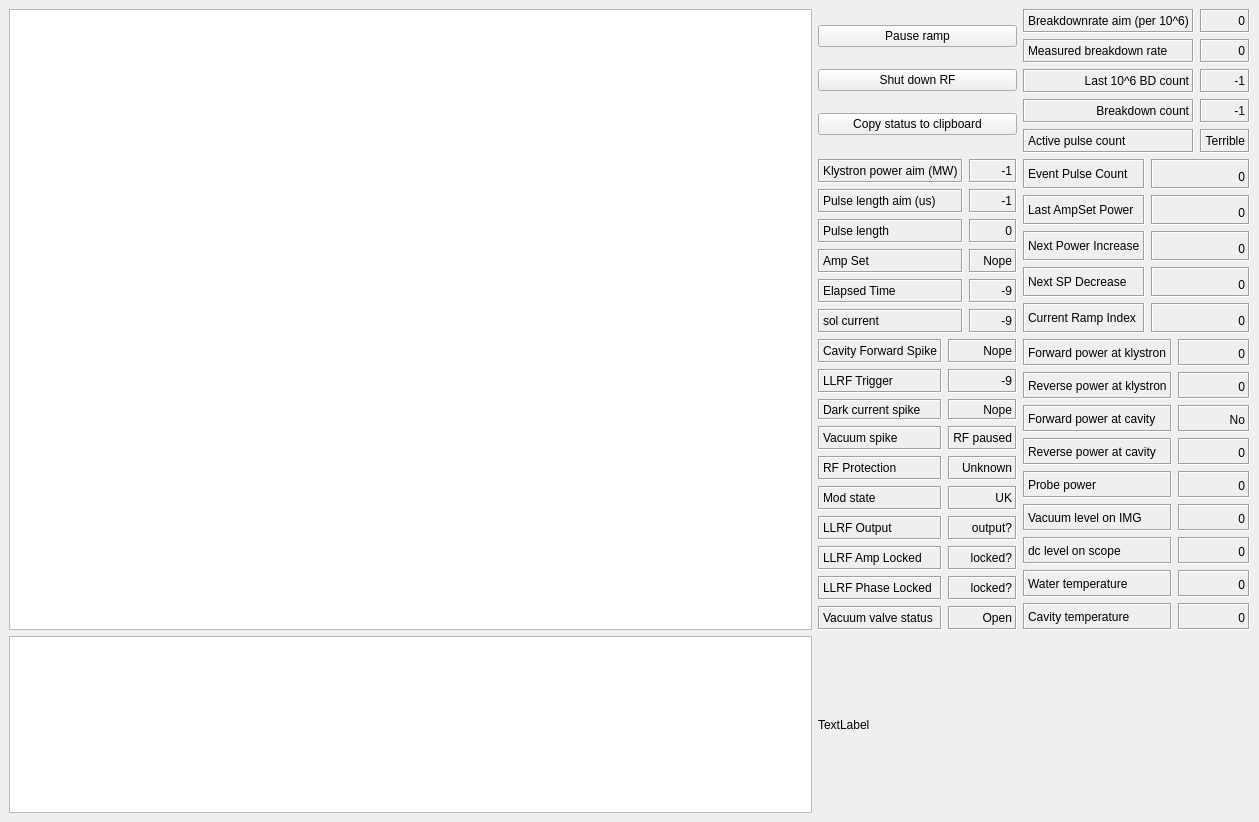
<?xml version="1.0" encoding="UTF-8"?>
<ui version="4.0">
 <class>MainWindow</class>
 <widget class="QMainWindow" name="MainWindow">
  <property name="geometry">
   <rect>
    <x>0</x>
    <y>0</y>
    <width>1259</width>
    <height>822</height>
   </rect>
  </property>
  <property name="windowTitle">
   <string>MainWindow</string>
  </property>
  <widget class="QWidget" name="centralwidget">
   <layout class="QGridLayout" name="gridLayout_7">
    <item row="0" column="0">
     <layout class="QVBoxLayout" name="verticalLayout_2">
      <item>
       <widget class="PlotWidget" name="graphicsView"/>
      </item>
     </layout>
    </item>
    <item row="0" column="1">
     <layout class="QGridLayout" name="gridLayout_6">
      <item row="0" column="0">
       <layout class="QVBoxLayout" name="verticalLayout">
        <item>
         <widget class="QPushButton" name="start_pause_ramp_button">
          <property name="text">
           <string>Pause ramp</string>
          </property>
         </widget>
        </item>
        <item>
         <widget class="QPushButton" name="shutdown_rf_button">
          <property name="text">
           <string>Shut down RF</string>
          </property>
          <property name="checkable">
           <bool>false</bool>
          </property>
         </widget>
        </item>
        <item>
         <widget class="QPushButton" name="copy_to_clipboard_button">
          <property name="toolTip">
           <string>For the log!</string>
          </property>
          <property name="text">
           <string>Copy status to clipboard</string>
          </property>
          <property name="checkable">
           <bool>false</bool>
          </property>
         </widget>
        </item>
       </layout>
      </item>
      <item row="0" column="1">
       <layout class="QGridLayout" name="gridLayout_4">
        <item row="3" column="1">
         <widget class="QLabel" name="breakdown_count_outputwidget">
          <property name="frameShape">
           <enum>QFrame::Box</enum>
          </property>
          <property name="frameShadow">
           <enum>QFrame::Sunken</enum>
          </property>
          <property name="text">
           <string>-1</string>
          </property>
          <property name="alignment">
           <set>Qt::AlignAbsolute|Qt::AlignBottom|Qt::AlignCenter|Qt::AlignHCenter|Qt::AlignHorizontal_Mask|Qt::AlignJustify|Qt::AlignLeading|Qt::AlignLeft|Qt::AlignRight|Qt::AlignTop|Qt::AlignTrailing|Qt::AlignVCenter|Qt::AlignVertical_Mask</set>
          </property>
         </widget>
        </item>
        <item row="3" column="0">
         <widget class="QLabel" name="breakdown_count_label">
          <property name="frameShape">
           <enum>QFrame::Box</enum>
          </property>
          <property name="frameShadow">
           <enum>QFrame::Sunken</enum>
          </property>
          <property name="text">
           <string>Breakdown count</string>
          </property>
          <property name="alignment">
           <set>Qt::AlignAbsolute|Qt::AlignBottom|Qt::AlignCenter|Qt::AlignHCenter|Qt::AlignHorizontal_Mask|Qt::AlignJustify|Qt::AlignLeading|Qt::AlignLeft|Qt::AlignRight|Qt::AlignTop|Qt::AlignTrailing|Qt::AlignVCenter|Qt::AlignVertical_Mask</set>
          </property>
         </widget>
        </item>
        <item row="1" column="0">
         <widget class="QLabel" name="measured_breakdown_rate_label">
          <property name="frameShape">
           <enum>QFrame::Box</enum>
          </property>
          <property name="frameShadow">
           <enum>QFrame::Sunken</enum>
          </property>
          <property name="text">
           <string>Measured breakdown rate</string>
          </property>
          <property name="scaledContents">
           <bool>false</bool>
          </property>
         </widget>
        </item>
        <item row="1" column="1">
         <widget class="QLabel" name="measured_breakdown_rate_outputwidget">
          <property name="frameShape">
           <enum>QFrame::Box</enum>
          </property>
          <property name="frameShadow">
           <enum>QFrame::Sunken</enum>
          </property>
          <property name="text">
           <string>0</string>
          </property>
          <property name="alignment">
           <set>Qt::AlignAbsolute|Qt::AlignBottom|Qt::AlignCenter|Qt::AlignHCenter|Qt::AlignHorizontal_Mask|Qt::AlignJustify|Qt::AlignLeading|Qt::AlignLeft|Qt::AlignRight|Qt::AlignTop|Qt::AlignTrailing|Qt::AlignVCenter|Qt::AlignVertical_Mask</set>
          </property>
         </widget>
        </item>
        <item row="2" column="0">
         <widget class="QLabel" name="last_106_count_label">
          <property name="frameShape">
           <enum>QFrame::Box</enum>
          </property>
          <property name="frameShadow">
           <enum>QFrame::Sunken</enum>
          </property>
          <property name="text">
           <string>Last 10^6 BD count</string>
          </property>
          <property name="alignment">
           <set>Qt::AlignAbsolute|Qt::AlignBottom|Qt::AlignCenter|Qt::AlignHCenter|Qt::AlignHorizontal_Mask|Qt::AlignJustify|Qt::AlignLeading|Qt::AlignLeft|Qt::AlignRight|Qt::AlignTop|Qt::AlignTrailing|Qt::AlignVCenter|Qt::AlignVertical_Mask</set>
          </property>
         </widget>
        </item>
        <item row="2" column="1">
         <widget class="QLabel" name="last_106_count_outputwidget">
          <property name="frameShape">
           <enum>QFrame::Box</enum>
          </property>
          <property name="frameShadow">
           <enum>QFrame::Sunken</enum>
          </property>
          <property name="text">
           <string>-1</string>
          </property>
          <property name="alignment">
           <set>Qt::AlignAbsolute|Qt::AlignBottom|Qt::AlignCenter|Qt::AlignHCenter|Qt::AlignHorizontal_Mask|Qt::AlignJustify|Qt::AlignLeading|Qt::AlignLeft|Qt::AlignRight|Qt::AlignTop|Qt::AlignTrailing|Qt::AlignVCenter|Qt::AlignVertical_Mask</set>
          </property>
         </widget>
        </item>
        <item row="4" column="0">
         <widget class="QLabel" name="pulse_count_label">
          <property name="font">
           <font>
            <weight>50</weight>
            <italic>false</italic>
            <bold>false</bold>
            <underline>false</underline>
           </font>
          </property>
          <property name="frameShape">
           <enum>QFrame::Box</enum>
          </property>
          <property name="frameShadow">
           <enum>QFrame::Sunken</enum>
          </property>
          <property name="text">
           <string>Active pulse count</string>
          </property>
          <property name="scaledContents">
           <bool>false</bool>
          </property>
         </widget>
        </item>
        <item row="4" column="1">
         <widget class="QLabel" name="pulse_count_outputwidget">
          <property name="frameShape">
           <enum>QFrame::Box</enum>
          </property>
          <property name="frameShadow">
           <enum>QFrame::Sunken</enum>
          </property>
          <property name="text">
           <string>Terrible</string>
          </property>
          <property name="alignment">
           <set>Qt::AlignAbsolute|Qt::AlignBottom|Qt::AlignCenter|Qt::AlignHCenter|Qt::AlignHorizontal_Mask|Qt::AlignJustify|Qt::AlignLeading|Qt::AlignLeft|Qt::AlignRight|Qt::AlignTop|Qt::AlignTrailing|Qt::AlignVCenter|Qt::AlignVertical_Mask</set>
          </property>
         </widget>
        </item>
        <item row="0" column="0">
         <widget class="QLabel" name="breakdown_rate_limit_label">
          <property name="font">
           <font>
            <weight>50</weight>
            <italic>false</italic>
            <bold>false</bold>
            <underline>false</underline>
           </font>
          </property>
          <property name="frameShape">
           <enum>QFrame::Box</enum>
          </property>
          <property name="frameShadow">
           <enum>QFrame::Sunken</enum>
          </property>
          <property name="text">
           <string>Breakdownrate aim (per 10^6)</string>
          </property>
          <property name="scaledContents">
           <bool>false</bool>
          </property>
         </widget>
        </item>
        <item row="0" column="1">
         <widget class="QLabel" name="breakdown_rate_limit_outputwidget">
          <property name="frameShape">
           <enum>QFrame::Box</enum>
          </property>
          <property name="frameShadow">
           <enum>QFrame::Sunken</enum>
          </property>
          <property name="text">
           <string>0</string>
          </property>
          <property name="alignment">
           <set>Qt::AlignAbsolute|Qt::AlignBottom|Qt::AlignCenter|Qt::AlignHCenter|Qt::AlignHorizontal_Mask|Qt::AlignJustify|Qt::AlignLeading|Qt::AlignLeft|Qt::AlignRight|Qt::AlignTop|Qt::AlignTrailing|Qt::AlignVCenter|Qt::AlignVertical_Mask</set>
          </property>
         </widget>
        </item>
       </layout>
      </item>
      <item row="1" column="0">
       <layout class="QGridLayout" name="gridLayout">
        <item row="3" column="1">
         <widget class="QLabel" name="amp_set_outputwidget">
          <property name="frameShape">
           <enum>QFrame::Box</enum>
          </property>
          <property name="frameShadow">
           <enum>QFrame::Sunken</enum>
          </property>
          <property name="text">
           <string>Nope</string>
          </property>
          <property name="scaledContents">
           <bool>false</bool>
          </property>
          <property name="alignment">
           <set>Qt::AlignBottom|Qt::AlignRight|Qt::AlignTrailing</set>
          </property>
          <property name="indent">
           <number>-1</number>
          </property>
         </widget>
        </item>
        <item row="1" column="0">
         <widget class="QLabel" name="pulse_length_aim_label">
          <property name="frameShape">
           <enum>QFrame::Box</enum>
          </property>
          <property name="frameShadow">
           <enum>QFrame::Sunken</enum>
          </property>
          <property name="text">
           <string>Pulse length aim (us)</string>
          </property>
         </widget>
        </item>
        <item row="3" column="0">
         <widget class="QLabel" name="amp_set_label">
          <property name="frameShape">
           <enum>QFrame::Box</enum>
          </property>
          <property name="frameShadow">
           <enum>QFrame::Sunken</enum>
          </property>
          <property name="text">
           <string>Amp Set</string>
          </property>
         </widget>
        </item>
        <item row="0" column="1">
         <widget class="QLabel" name="power_aim_outputwidget">
          <property name="frameShape">
           <enum>QFrame::Box</enum>
          </property>
          <property name="frameShadow">
           <enum>QFrame::Sunken</enum>
          </property>
          <property name="text">
           <string>-1</string>
          </property>
          <property name="alignment">
           <set>Qt::AlignAbsolute|Qt::AlignBottom|Qt::AlignCenter|Qt::AlignHCenter|Qt::AlignHorizontal_Mask|Qt::AlignJustify|Qt::AlignLeading|Qt::AlignLeft|Qt::AlignRight|Qt::AlignTop|Qt::AlignTrailing|Qt::AlignVCenter|Qt::AlignVertical_Mask</set>
          </property>
         </widget>
        </item>
        <item row="1" column="1">
         <widget class="QLabel" name="pulse_length_aim_outputwidget">
          <property name="frameShape">
           <enum>QFrame::Box</enum>
          </property>
          <property name="frameShadow">
           <enum>QFrame::Sunken</enum>
          </property>
          <property name="text">
           <string>-1</string>
          </property>
          <property name="alignment">
           <set>Qt::AlignAbsolute|Qt::AlignBottom|Qt::AlignCenter|Qt::AlignHCenter|Qt::AlignHorizontal_Mask|Qt::AlignJustify|Qt::AlignLeading|Qt::AlignLeft|Qt::AlignRight|Qt::AlignTop|Qt::AlignTrailing|Qt::AlignVCenter|Qt::AlignVertical_Mask</set>
          </property>
         </widget>
        </item>
        <item row="0" column="0">
         <widget class="QLabel" name="power_aim_label">
          <property name="frameShape">
           <enum>QFrame::Box</enum>
          </property>
          <property name="frameShadow">
           <enum>QFrame::Sunken</enum>
          </property>
          <property name="text">
           <string>Klystron power aim (MW)</string>
          </property>
         </widget>
        </item>
        <item row="2" column="1">
         <widget class="QLabel" name="pulse_length_outputwidget">
          <property name="frameShape">
           <enum>QFrame::Box</enum>
          </property>
          <property name="frameShadow">
           <enum>QFrame::Sunken</enum>
          </property>
          <property name="text">
           <string>0</string>
          </property>
          <property name="scaledContents">
           <bool>false</bool>
          </property>
          <property name="alignment">
           <set>Qt::AlignBottom|Qt::AlignRight|Qt::AlignTrailing</set>
          </property>
          <property name="indent">
           <number>-1</number>
          </property>
         </widget>
        </item>
        <item row="2" column="0">
         <widget class="QLabel" name="pulse_length_label">
          <property name="frameShape">
           <enum>QFrame::Box</enum>
          </property>
          <property name="frameShadow">
           <enum>QFrame::Sunken</enum>
          </property>
          <property name="text">
           <string>Pulse length</string>
          </property>
          <property name="scaledContents">
           <bool>false</bool>
          </property>
         </widget>
        </item>
        <item row="4" column="0">
         <widget class="QLabel" name="elapse_time_label">
          <property name="frameShape">
           <enum>QFrame::Box</enum>
          </property>
          <property name="frameShadow">
           <enum>QFrame::Sunken</enum>
          </property>
          <property name="text">
           <string>Elapsed Time</string>
          </property>
          <property name="scaledContents">
           <bool>false</bool>
          </property>
         </widget>
        </item>
        <item row="4" column="1">
         <widget class="QLabel" name="elapsed_time_outputwidget">
          <property name="frameShape">
           <enum>QFrame::Box</enum>
          </property>
          <property name="frameShadow">
           <enum>QFrame::Sunken</enum>
          </property>
          <property name="text">
           <string>-9</string>
          </property>
          <property name="alignment">
           <set>Qt::AlignAbsolute|Qt::AlignBottom|Qt::AlignCenter|Qt::AlignHCenter|Qt::AlignHorizontal_Mask|Qt::AlignJustify|Qt::AlignLeading|Qt::AlignLeft|Qt::AlignRight|Qt::AlignTop|Qt::AlignTrailing|Qt::AlignVCenter|Qt::AlignVertical_Mask</set>
          </property>
         </widget>
        </item>
        <item row="5" column="0">
         <widget class="QLabel" name="power_aim_label_2">
          <property name="frameShape">
           <enum>QFrame::Box</enum>
          </property>
          <property name="frameShadow">
           <enum>QFrame::Sunken</enum>
          </property>
          <property name="text">
           <string>sol current</string>
          </property>
         </widget>
        </item>
        <item row="5" column="1">
         <widget class="QLabel" name="sol_outputwidget">
          <property name="frameShape">
           <enum>QFrame::Box</enum>
          </property>
          <property name="frameShadow">
           <enum>QFrame::Sunken</enum>
          </property>
          <property name="text">
           <string>-9</string>
          </property>
          <property name="alignment">
           <set>Qt::AlignAbsolute|Qt::AlignBottom|Qt::AlignCenter|Qt::AlignHCenter|Qt::AlignHorizontal_Mask|Qt::AlignJustify|Qt::AlignLeading|Qt::AlignLeft|Qt::AlignRight|Qt::AlignTop|Qt::AlignTrailing|Qt::AlignVCenter|Qt::AlignVertical_Mask</set>
          </property>
         </widget>
        </item>
       </layout>
      </item>
      <item row="1" column="1">
       <layout class="QGridLayout" name="gridLayout_5">
        <item row="5" column="1">
         <widget class="QLabel" name="current_index_outputwidget">
          <property name="frameShape">
           <enum>QFrame::Box</enum>
          </property>
          <property name="frameShadow">
           <enum>QFrame::Sunken</enum>
          </property>
          <property name="text">
           <string>0</string>
          </property>
          <property name="scaledContents">
           <bool>false</bool>
          </property>
          <property name="alignment">
           <set>Qt::AlignBottom|Qt::AlignRight|Qt::AlignTrailing</set>
          </property>
          <property name="indent">
           <number>-1</number>
          </property>
         </widget>
        </item>
        <item row="5" column="0">
         <widget class="QLabel" name="next_power_increase_2">
          <property name="frameShape">
           <enum>QFrame::Box</enum>
          </property>
          <property name="frameShadow">
           <enum>QFrame::Sunken</enum>
          </property>
          <property name="text">
           <string>Current Ramp Index</string>
          </property>
          <property name="scaledContents">
           <bool>false</bool>
          </property>
         </widget>
        </item>
        <item row="3" column="1">
         <widget class="QLabel" name="next_power_increase_outputwidget">
          <property name="frameShape">
           <enum>QFrame::Box</enum>
          </property>
          <property name="frameShadow">
           <enum>QFrame::Sunken</enum>
          </property>
          <property name="text">
           <string>0</string>
          </property>
          <property name="scaledContents">
           <bool>false</bool>
          </property>
          <property name="alignment">
           <set>Qt::AlignBottom|Qt::AlignRight|Qt::AlignTrailing</set>
          </property>
          <property name="indent">
           <number>-1</number>
          </property>
         </widget>
        </item>
        <item row="4" column="0">
         <widget class="QLabel" name="next_sp_decrease">
          <property name="frameShape">
           <enum>QFrame::Box</enum>
          </property>
          <property name="frameShadow">
           <enum>QFrame::Sunken</enum>
          </property>
          <property name="text">
           <string>Next SP Decrease</string>
          </property>
          <property name="scaledContents">
           <bool>false</bool>
          </property>
         </widget>
        </item>
        <item row="4" column="1">
         <widget class="QLabel" name="next_sp_decrease_outputwidget">
          <property name="frameShape">
           <enum>QFrame::Box</enum>
          </property>
          <property name="frameShadow">
           <enum>QFrame::Sunken</enum>
          </property>
          <property name="text">
           <string>0</string>
          </property>
          <property name="scaledContents">
           <bool>false</bool>
          </property>
          <property name="alignment">
           <set>Qt::AlignBottom|Qt::AlignRight|Qt::AlignTrailing</set>
          </property>
          <property name="indent">
           <number>-1</number>
          </property>
         </widget>
        </item>
        <item row="2" column="1">
         <widget class="QLabel" name="last_setpoint_power_outputwidget">
          <property name="frameShape">
           <enum>QFrame::Box</enum>
          </property>
          <property name="frameShadow">
           <enum>QFrame::Sunken</enum>
          </property>
          <property name="text">
           <string>0</string>
          </property>
          <property name="scaledContents">
           <bool>false</bool>
          </property>
          <property name="alignment">
           <set>Qt::AlignBottom|Qt::AlignRight|Qt::AlignTrailing</set>
          </property>
          <property name="indent">
           <number>-1</number>
          </property>
         </widget>
        </item>
        <item row="3" column="0">
         <widget class="QLabel" name="next_power_increase">
          <property name="frameShape">
           <enum>QFrame::Box</enum>
          </property>
          <property name="frameShadow">
           <enum>QFrame::Sunken</enum>
          </property>
          <property name="text">
           <string>Next Power Increase</string>
          </property>
          <property name="scaledContents">
           <bool>false</bool>
          </property>
         </widget>
        </item>
        <item row="2" column="0">
         <widget class="QLabel" name="last_setpoint_power">
          <property name="frameShape">
           <enum>QFrame::Box</enum>
          </property>
          <property name="frameShadow">
           <enum>QFrame::Sunken</enum>
          </property>
          <property name="text">
           <string>Last AmpSet Power</string>
          </property>
          <property name="scaledContents">
           <bool>false</bool>
          </property>
         </widget>
        </item>
        <item row="1" column="0">
         <widget class="QLabel" name="event_pulse_count_label">
          <property name="frameShape">
           <enum>QFrame::Box</enum>
          </property>
          <property name="frameShadow">
           <enum>QFrame::Sunken</enum>
          </property>
          <property name="text">
           <string>Event Pulse Count</string>
          </property>
          <property name="scaledContents">
           <bool>false</bool>
          </property>
         </widget>
        </item>
        <item row="1" column="1">
         <widget class="QLabel" name="event_pulse_count_outputwidget">
          <property name="frameShape">
           <enum>QFrame::Box</enum>
          </property>
          <property name="frameShadow">
           <enum>QFrame::Sunken</enum>
          </property>
          <property name="text">
           <string>0</string>
          </property>
          <property name="alignment">
           <set>Qt::AlignAbsolute|Qt::AlignBottom|Qt::AlignCenter|Qt::AlignHCenter|Qt::AlignHorizontal_Mask|Qt::AlignJustify|Qt::AlignLeading|Qt::AlignLeft|Qt::AlignRight|Qt::AlignTop|Qt::AlignTrailing|Qt::AlignVCenter|Qt::AlignVertical_Mask</set>
          </property>
         </widget>
        </item>
       </layout>
      </item>
      <item row="2" column="0">
       <layout class="QGridLayout" name="gridLayout_3">
        <item row="1" column="0">
         <widget class="QLabel" name="llrf_trigger_label">
          <property name="frameShape">
           <enum>QFrame::Box</enum>
          </property>
          <property name="frameShadow">
           <enum>QFrame::Sunken</enum>
          </property>
          <property name="text">
           <string>LLRF Trigger</string>
          </property>
          <property name="scaledContents">
           <bool>false</bool>
          </property>
         </widget>
        </item>
        <item row="5" column="0">
         <widget class="QLabel" name="rf_mod_label">
          <property name="frameShape">
           <enum>QFrame::Box</enum>
          </property>
          <property name="frameShadow">
           <enum>QFrame::Sunken</enum>
          </property>
          <property name="text">
           <string>Mod state</string>
          </property>
          <property name="scaledContents">
           <bool>false</bool>
          </property>
         </widget>
        </item>
        <item row="6" column="0">
         <widget class="QLabel" name="llrf_output_label">
          <property name="frameShape">
           <enum>QFrame::Box</enum>
          </property>
          <property name="frameShadow">
           <enum>QFrame::Sunken</enum>
          </property>
          <property name="text">
           <string>LLRF Output</string>
          </property>
          <property name="scaledContents">
           <bool>false</bool>
          </property>
         </widget>
        </item>
        <item row="7" column="0">
         <widget class="QLabel" name="llrf_ff_amp_locked_label">
          <property name="frameShape">
           <enum>QFrame::Box</enum>
          </property>
          <property name="frameShadow">
           <enum>QFrame::Sunken</enum>
          </property>
          <property name="text">
           <string>LLRF Amp Locked</string>
          </property>
          <property name="scaledContents">
           <bool>false</bool>
          </property>
         </widget>
        </item>
        <item row="1" column="1">
         <widget class="QLabel" name="llrf_trigger_outputwidget">
          <property name="frameShape">
           <enum>QFrame::Box</enum>
          </property>
          <property name="frameShadow">
           <enum>QFrame::Sunken</enum>
          </property>
          <property name="text">
           <string>-9</string>
          </property>
          <property name="alignment">
           <set>Qt::AlignAbsolute|Qt::AlignBottom|Qt::AlignCenter|Qt::AlignHCenter|Qt::AlignHorizontal_Mask|Qt::AlignJustify|Qt::AlignLeading|Qt::AlignLeft|Qt::AlignRight|Qt::AlignTop|Qt::AlignTrailing|Qt::AlignVCenter|Qt::AlignVertical_Mask</set>
          </property>
         </widget>
        </item>
        <item row="8" column="0">
         <widget class="QLabel" name="llrf_ff_ph_locked_label">
          <property name="frameShape">
           <enum>QFrame::Box</enum>
          </property>
          <property name="frameShadow">
           <enum>QFrame::Sunken</enum>
          </property>
          <property name="text">
           <string>LLRF Phase Locked</string>
          </property>
          <property name="scaledContents">
           <bool>false</bool>
          </property>
         </widget>
        </item>
        <item row="6" column="1">
         <widget class="QLabel" name="llrf_output_outputwidget">
          <property name="frameShape">
           <enum>QFrame::Box</enum>
          </property>
          <property name="frameShadow">
           <enum>QFrame::Sunken</enum>
          </property>
          <property name="text">
           <string>output?</string>
          </property>
          <property name="alignment">
           <set>Qt::AlignAbsolute|Qt::AlignBottom|Qt::AlignCenter|Qt::AlignHCenter|Qt::AlignHorizontal_Mask|Qt::AlignJustify|Qt::AlignLeading|Qt::AlignLeft|Qt::AlignRight|Qt::AlignTop|Qt::AlignTrailing|Qt::AlignVCenter|Qt::AlignVertical_Mask</set>
          </property>
         </widget>
        </item>
        <item row="2" column="1">
         <widget class="QLabel" name="DC_spike_status_outputwidget">
          <property name="frameShape">
           <enum>QFrame::Box</enum>
          </property>
          <property name="frameShadow">
           <enum>QFrame::Sunken</enum>
          </property>
          <property name="text">
           <string>Nope</string>
          </property>
          <property name="alignment">
           <set>Qt::AlignRight|Qt::AlignTrailing|Qt::AlignVCenter</set>
          </property>
         </widget>
        </item>
        <item row="9" column="0">
         <widget class="QLabel" name="vac_valve_status_label">
          <property name="frameShape">
           <enum>QFrame::Box</enum>
          </property>
          <property name="frameShadow">
           <enum>QFrame::Sunken</enum>
          </property>
          <property name="text">
           <string>Vacuum valve status</string>
          </property>
          <property name="scaledContents">
           <bool>false</bool>
          </property>
         </widget>
        </item>
        <item row="4" column="0">
         <widget class="QLabel" name="RF_protection_label">
          <property name="frameShape">
           <enum>QFrame::Box</enum>
          </property>
          <property name="frameShadow">
           <enum>QFrame::Sunken</enum>
          </property>
          <property name="text">
           <string>RF Protection</string>
          </property>
          <property name="scaledContents">
           <bool>false</bool>
          </property>
         </widget>
        </item>
        <item row="3" column="1">
         <widget class="QLabel" name="vac_spike_status_outputwidget">
          <property name="frameShape">
           <enum>QFrame::Box</enum>
          </property>
          <property name="frameShadow">
           <enum>QFrame::Sunken</enum>
          </property>
          <property name="text">
           <string>RF paused</string>
          </property>
          <property name="alignment">
           <set>Qt::AlignAbsolute|Qt::AlignBottom|Qt::AlignCenter|Qt::AlignHCenter|Qt::AlignHorizontal_Mask|Qt::AlignJustify|Qt::AlignLeading|Qt::AlignLeft|Qt::AlignRight|Qt::AlignTop|Qt::AlignTrailing|Qt::AlignVCenter|Qt::AlignVertical_Mask</set>
          </property>
         </widget>
        </item>
        <item row="0" column="0">
         <widget class="QLabel" name="rev_power_spike_label">
          <property name="frameShape">
           <enum>QFrame::Box</enum>
          </property>
          <property name="frameShadow">
           <enum>QFrame::Sunken</enum>
          </property>
          <property name="text">
           <string>Cavity Forward Spike</string>
          </property>
          <property name="scaledContents">
           <bool>false</bool>
          </property>
         </widget>
        </item>
        <item row="9" column="1">
         <widget class="QLabel" name="vac_valve_status_outputwidget">
          <property name="frameShape">
           <enum>QFrame::Box</enum>
          </property>
          <property name="frameShadow">
           <enum>QFrame::Sunken</enum>
          </property>
          <property name="text">
           <string>Open</string>
          </property>
          <property name="alignment">
           <set>Qt::AlignAbsolute|Qt::AlignBottom|Qt::AlignCenter|Qt::AlignHCenter|Qt::AlignHorizontal_Mask|Qt::AlignJustify|Qt::AlignLeading|Qt::AlignLeft|Qt::AlignRight|Qt::AlignTop|Qt::AlignTrailing|Qt::AlignVCenter|Qt::AlignVertical_Mask</set>
          </property>
         </widget>
        </item>
        <item row="8" column="1">
         <widget class="QLabel" name="llrf_ff_ph_locked_outputwidget">
          <property name="frameShape">
           <enum>QFrame::Box</enum>
          </property>
          <property name="frameShadow">
           <enum>QFrame::Sunken</enum>
          </property>
          <property name="text">
           <string>locked?</string>
          </property>
          <property name="alignment">
           <set>Qt::AlignAbsolute|Qt::AlignBottom|Qt::AlignCenter|Qt::AlignHCenter|Qt::AlignHorizontal_Mask|Qt::AlignJustify|Qt::AlignLeading|Qt::AlignLeft|Qt::AlignRight|Qt::AlignTop|Qt::AlignTrailing|Qt::AlignVCenter|Qt::AlignVertical_Mask</set>
          </property>
         </widget>
        </item>
        <item row="0" column="1">
         <widget class="QLabel" name="rev_power_spike_status_outputwidget">
          <property name="frameShape">
           <enum>QFrame::Box</enum>
          </property>
          <property name="frameShadow">
           <enum>QFrame::Sunken</enum>
          </property>
          <property name="text">
           <string>Nope</string>
          </property>
          <property name="scaledContents">
           <bool>false</bool>
          </property>
          <property name="alignment">
           <set>Qt::AlignBottom|Qt::AlignRight|Qt::AlignTrailing</set>
          </property>
          <property name="indent">
           <number>-1</number>
          </property>
         </widget>
        </item>
        <item row="5" column="1">
         <widget class="QLabel" name="mod_state_outputwidget">
          <property name="frameShape">
           <enum>QFrame::Box</enum>
          </property>
          <property name="frameShadow">
           <enum>QFrame::Sunken</enum>
          </property>
          <property name="text">
           <string>UK</string>
          </property>
          <property name="alignment">
           <set>Qt::AlignAbsolute|Qt::AlignBottom|Qt::AlignCenter|Qt::AlignHCenter|Qt::AlignHorizontal_Mask|Qt::AlignJustify|Qt::AlignLeading|Qt::AlignLeft|Qt::AlignRight|Qt::AlignTop|Qt::AlignTrailing|Qt::AlignVCenter|Qt::AlignVertical_Mask</set>
          </property>
         </widget>
        </item>
        <item row="3" column="0">
         <widget class="QLabel" name="vac_spike_label">
          <property name="frameShape">
           <enum>QFrame::Box</enum>
          </property>
          <property name="frameShadow">
           <enum>QFrame::Sunken</enum>
          </property>
          <property name="text">
           <string>Vacuum spike</string>
          </property>
          <property name="scaledContents">
           <bool>false</bool>
          </property>
         </widget>
        </item>
        <item row="7" column="1">
         <widget class="QLabel" name="llrf_ff_amp_locked_outputwidget">
          <property name="frameShape">
           <enum>QFrame::Box</enum>
          </property>
          <property name="frameShadow">
           <enum>QFrame::Sunken</enum>
          </property>
          <property name="text">
           <string>locked?</string>
          </property>
          <property name="alignment">
           <set>Qt::AlignAbsolute|Qt::AlignBottom|Qt::AlignCenter|Qt::AlignHCenter|Qt::AlignHorizontal_Mask|Qt::AlignJustify|Qt::AlignLeading|Qt::AlignLeft|Qt::AlignRight|Qt::AlignTop|Qt::AlignTrailing|Qt::AlignVCenter|Qt::AlignVertical_Mask</set>
          </property>
         </widget>
        </item>
        <item row="4" column="1">
         <widget class="QLabel" name="RF_protection_outputwidget">
          <property name="frameShape">
           <enum>QFrame::Box</enum>
          </property>
          <property name="frameShadow">
           <enum>QFrame::Sunken</enum>
          </property>
          <property name="text">
           <string>Unknown</string>
          </property>
          <property name="alignment">
           <set>Qt::AlignAbsolute|Qt::AlignBottom|Qt::AlignCenter|Qt::AlignHCenter|Qt::AlignHorizontal_Mask|Qt::AlignJustify|Qt::AlignLeading|Qt::AlignLeft|Qt::AlignRight|Qt::AlignTop|Qt::AlignTrailing|Qt::AlignVCenter|Qt::AlignVertical_Mask</set>
          </property>
         </widget>
        </item>
        <item row="2" column="0">
         <widget class="QLabel" name="DC_spike_label">
          <property name="minimumSize">
           <size>
            <width>0</width>
            <height>21</height>
           </size>
          </property>
          <property name="frameShape">
           <enum>QFrame::Box</enum>
          </property>
          <property name="frameShadow">
           <enum>QFrame::Sunken</enum>
          </property>
          <property name="text">
           <string>Dark current spike</string>
          </property>
          <property name="scaledContents">
           <bool>false</bool>
          </property>
         </widget>
        </item>
       </layout>
      </item>
      <item row="2" column="1">
       <layout class="QGridLayout" name="gridLayout_2">
        <item row="6" column="1">
         <widget class="QLabel" name="vac_level_outputwidget">
          <property name="frameShape">
           <enum>QFrame::Box</enum>
          </property>
          <property name="frameShadow">
           <enum>QFrame::Sunken</enum>
          </property>
          <property name="text">
           <string>0</string>
          </property>
          <property name="alignment">
           <set>Qt::AlignAbsolute|Qt::AlignBottom|Qt::AlignCenter|Qt::AlignHCenter|Qt::AlignHorizontal_Mask|Qt::AlignJustify|Qt::AlignLeading|Qt::AlignLeft|Qt::AlignRight|Qt::AlignTop|Qt::AlignTrailing|Qt::AlignVCenter|Qt::AlignVertical_Mask</set>
          </property>
         </widget>
        </item>
        <item row="5" column="1">
         <widget class="QLabel" name="probe_power_outputwidget">
          <property name="frameShape">
           <enum>QFrame::Box</enum>
          </property>
          <property name="frameShadow">
           <enum>QFrame::Sunken</enum>
          </property>
          <property name="text">
           <string>0</string>
          </property>
          <property name="alignment">
           <set>Qt::AlignAbsolute|Qt::AlignBottom|Qt::AlignCenter|Qt::AlignHCenter|Qt::AlignHorizontal_Mask|Qt::AlignJustify|Qt::AlignLeading|Qt::AlignLeft|Qt::AlignRight|Qt::AlignTop|Qt::AlignTrailing|Qt::AlignVCenter|Qt::AlignVertical_Mask</set>
          </property>
         </widget>
        </item>
        <item row="6" column="0">
         <widget class="QLabel" name="vac_level_label">
          <property name="frameShape">
           <enum>QFrame::Box</enum>
          </property>
          <property name="frameShadow">
           <enum>QFrame::Sunken</enum>
          </property>
          <property name="text">
           <string>Vacuum level on IMG</string>
          </property>
          <property name="scaledContents">
           <bool>false</bool>
          </property>
         </widget>
        </item>
        <item row="9" column="1">
         <widget class="QLabel" name="cav_temp_outputwidget">
          <property name="frameShape">
           <enum>QFrame::Box</enum>
          </property>
          <property name="frameShadow">
           <enum>QFrame::Sunken</enum>
          </property>
          <property name="text">
           <string>0</string>
          </property>
          <property name="alignment">
           <set>Qt::AlignAbsolute|Qt::AlignBottom|Qt::AlignCenter|Qt::AlignHCenter|Qt::AlignHorizontal_Mask|Qt::AlignJustify|Qt::AlignLeading|Qt::AlignLeft|Qt::AlignRight|Qt::AlignTop|Qt::AlignTrailing|Qt::AlignVCenter|Qt::AlignVertical_Mask</set>
          </property>
         </widget>
        </item>
        <item row="9" column="0">
         <widget class="QLabel" name="cav_temp_label">
          <property name="frameShape">
           <enum>QFrame::Box</enum>
          </property>
          <property name="frameShadow">
           <enum>QFrame::Sunken</enum>
          </property>
          <property name="text">
           <string>Cavity temperature</string>
          </property>
          <property name="scaledContents">
           <bool>false</bool>
          </property>
         </widget>
        </item>
        <item row="4" column="0">
         <widget class="QLabel" name="rev_cav_power_label">
          <property name="frameShape">
           <enum>QFrame::Box</enum>
          </property>
          <property name="frameShadow">
           <enum>QFrame::Sunken</enum>
          </property>
          <property name="text">
           <string>Reverse power at cavity</string>
          </property>
          <property name="scaledContents">
           <bool>false</bool>
          </property>
         </widget>
        </item>
        <item row="8" column="1">
         <widget class="QLabel" name="water_temp_outputwidget">
          <property name="frameShape">
           <enum>QFrame::Box</enum>
          </property>
          <property name="frameShadow">
           <enum>QFrame::Sunken</enum>
          </property>
          <property name="text">
           <string>0</string>
          </property>
          <property name="alignment">
           <set>Qt::AlignAbsolute|Qt::AlignBottom|Qt::AlignCenter|Qt::AlignHCenter|Qt::AlignHorizontal_Mask|Qt::AlignJustify|Qt::AlignLeading|Qt::AlignLeft|Qt::AlignRight|Qt::AlignTop|Qt::AlignTrailing|Qt::AlignVCenter|Qt::AlignVertical_Mask</set>
          </property>
         </widget>
        </item>
        <item row="1" column="1">
         <widget class="QLabel" name="fwd_kly_power_outputwidget">
          <property name="frameShape">
           <enum>QFrame::Box</enum>
          </property>
          <property name="frameShadow">
           <enum>QFrame::Sunken</enum>
          </property>
          <property name="text">
           <string>0</string>
          </property>
          <property name="alignment">
           <set>Qt::AlignAbsolute|Qt::AlignBottom|Qt::AlignCenter|Qt::AlignHCenter|Qt::AlignHorizontal_Mask|Qt::AlignJustify|Qt::AlignLeading|Qt::AlignLeft|Qt::AlignRight|Qt::AlignTop|Qt::AlignTrailing|Qt::AlignVCenter|Qt::AlignVertical_Mask</set>
          </property>
         </widget>
        </item>
        <item row="8" column="0">
         <widget class="QLabel" name="water_temp_label">
          <property name="frameShape">
           <enum>QFrame::Box</enum>
          </property>
          <property name="frameShadow">
           <enum>QFrame::Sunken</enum>
          </property>
          <property name="text">
           <string>Water temperature</string>
          </property>
          <property name="scaledContents">
           <bool>false</bool>
          </property>
         </widget>
        </item>
        <item row="2" column="1">
         <widget class="QLabel" name="rev_kly_power_outputwidget">
          <property name="frameShape">
           <enum>QFrame::Box</enum>
          </property>
          <property name="frameShadow">
           <enum>QFrame::Sunken</enum>
          </property>
          <property name="text">
           <string>0</string>
          </property>
          <property name="alignment">
           <set>Qt::AlignAbsolute|Qt::AlignBottom|Qt::AlignCenter|Qt::AlignHCenter|Qt::AlignHorizontal_Mask|Qt::AlignJustify|Qt::AlignLeading|Qt::AlignLeft|Qt::AlignRight|Qt::AlignTop|Qt::AlignTrailing|Qt::AlignVCenter|Qt::AlignVertical_Mask</set>
          </property>
         </widget>
        </item>
        <item row="4" column="1">
         <widget class="QLabel" name="rev_cav_power_outputwidget">
          <property name="frameShape">
           <enum>QFrame::Box</enum>
          </property>
          <property name="frameShadow">
           <enum>QFrame::Sunken</enum>
          </property>
          <property name="text">
           <string>0</string>
          </property>
          <property name="alignment">
           <set>Qt::AlignAbsolute|Qt::AlignBottom|Qt::AlignCenter|Qt::AlignHCenter|Qt::AlignHorizontal_Mask|Qt::AlignJustify|Qt::AlignLeading|Qt::AlignLeft|Qt::AlignRight|Qt::AlignTop|Qt::AlignTrailing|Qt::AlignVCenter|Qt::AlignVertical_Mask</set>
          </property>
         </widget>
        </item>
        <item row="1" column="0">
         <widget class="QLabel" name="fwd_kly_power_label">
          <property name="frameShape">
           <enum>QFrame::Box</enum>
          </property>
          <property name="frameShadow">
           <enum>QFrame::Sunken</enum>
          </property>
          <property name="text">
           <string>Forward power at klystron</string>
          </property>
          <property name="scaledContents">
           <bool>false</bool>
          </property>
         </widget>
        </item>
        <item row="2" column="0">
         <widget class="QLabel" name="rev_kly_power_label">
          <property name="frameShape">
           <enum>QFrame::Box</enum>
          </property>
          <property name="frameShadow">
           <enum>QFrame::Sunken</enum>
          </property>
          <property name="text">
           <string>Reverse power at klystron</string>
          </property>
          <property name="scaledContents">
           <bool>false</bool>
          </property>
         </widget>
        </item>
        <item row="3" column="1">
         <widget class="QLabel" name="fwd_cav_power_outputwidget">
          <property name="frameShape">
           <enum>QFrame::Box</enum>
          </property>
          <property name="frameShadow">
           <enum>QFrame::Sunken</enum>
          </property>
          <property name="text">
           <string>No</string>
          </property>
          <property name="alignment">
           <set>Qt::AlignAbsolute|Qt::AlignBottom|Qt::AlignCenter|Qt::AlignHCenter|Qt::AlignHorizontal_Mask|Qt::AlignJustify|Qt::AlignLeading|Qt::AlignLeft|Qt::AlignRight|Qt::AlignTop|Qt::AlignTrailing|Qt::AlignVCenter|Qt::AlignVertical_Mask</set>
          </property>
         </widget>
        </item>
        <item row="3" column="0">
         <widget class="QLabel" name="fwd_cav_power_label">
          <property name="frameShape">
           <enum>QFrame::Box</enum>
          </property>
          <property name="frameShadow">
           <enum>QFrame::Sunken</enum>
          </property>
          <property name="text">
           <string>Forward power at cavity</string>
          </property>
          <property name="scaledContents">
           <bool>false</bool>
          </property>
         </widget>
        </item>
        <item row="5" column="0">
         <widget class="QLabel" name="probe_power_label">
          <property name="frameShape">
           <enum>QFrame::Box</enum>
          </property>
          <property name="frameShadow">
           <enum>QFrame::Sunken</enum>
          </property>
          <property name="text">
           <string>Probe power</string>
          </property>
          <property name="scaledContents">
           <bool>false</bool>
          </property>
         </widget>
        </item>
        <item row="7" column="0">
         <widget class="QLabel" name="dc_level_label">
          <property name="frameShape">
           <enum>QFrame::Box</enum>
          </property>
          <property name="frameShadow">
           <enum>QFrame::Sunken</enum>
          </property>
          <property name="text">
           <string>dc level on scope</string>
          </property>
          <property name="scaledContents">
           <bool>false</bool>
          </property>
         </widget>
        </item>
        <item row="7" column="1">
         <widget class="QLabel" name="dc_level_outputwidget">
          <property name="frameShape">
           <enum>QFrame::Box</enum>
          </property>
          <property name="frameShadow">
           <enum>QFrame::Sunken</enum>
          </property>
          <property name="text">
           <string>0</string>
          </property>
          <property name="alignment">
           <set>Qt::AlignAbsolute|Qt::AlignBottom|Qt::AlignCenter|Qt::AlignHCenter|Qt::AlignHorizontal_Mask|Qt::AlignJustify|Qt::AlignLeading|Qt::AlignLeft|Qt::AlignRight|Qt::AlignTop|Qt::AlignTrailing|Qt::AlignVCenter|Qt::AlignVertical_Mask</set>
          </property>
         </widget>
        </item>
       </layout>
      </item>
     </layout>
    </item>
    <item row="1" column="0">
     <widget class="QTextEdit" name="textEdit"/>
    </item>
    <item row="1" column="1">
     <widget class="QLabel" name="label">
      <property name="text">
       <string>TextLabel</string>
      </property>
     </widget>
    </item>
   </layout>
   <zorder>layoutWidget</zorder>
   <zorder>llrf_trigger_outputwidget</zorder>
   <zorder>llrf_trigger_outputwidget</zorder>
   <zorder>layoutWidget_2</zorder>
   <zorder></zorder>
   <zorder>textEdit</zorder>
   <zorder>label</zorder>
   <zorder>graphicsView</zorder>
   <zorder></zorder>
  </widget>
 </widget>
 <customwidgets>
  <customwidget>
   <class>PlotWidget</class>
   <extends>QGraphicsView</extends>
   <header>pyqtgraph</header>
  </customwidget>
 </customwidgets>
 <resources/>
 <connections/>
</ui>
